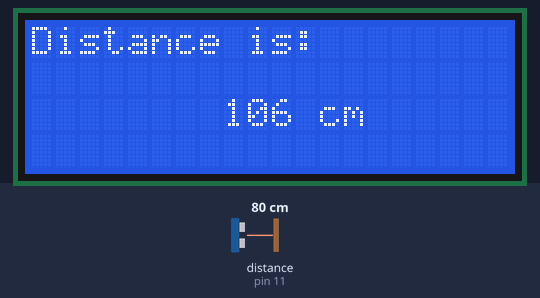
A sketch run on a simulated Arduino Uno, built with avr-gcc and run on an emulated ATmega328P. Shown: 20×4 character LCD. Wiring (inferred from the names in the program): ultrasonic range finder: trigger pin 10; echo pin 11. The test bench sets the inputs (shaded band); at power-on: distance to the obstacle (sensor on pin 11) 80 cm. The echo pulse lasts 58.3 µs per cm.

Above: at 3.2 s.
3.3 s: distance to the obstacle (sensor on pin 11) set to 5 cm
At 4.5 s:
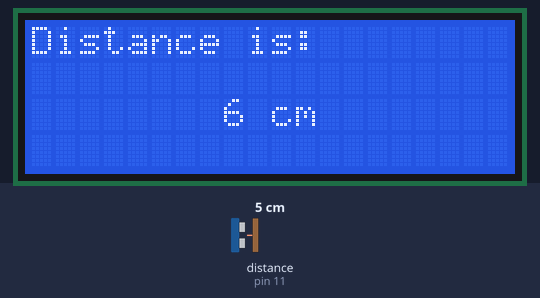
5.3 s: distance to the obstacle (sensor on pin 11) set to 2 cm
At 6.3 s:
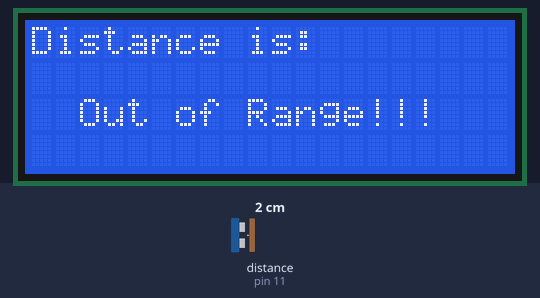
6.8 s: distance to the obstacle (sensor on pin 11) set to 299 cm
At 8.7 s:
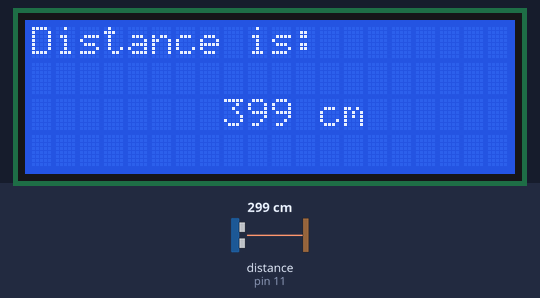
9.0 s: distance to the obstacle (sensor on pin 11) set to 2 cm
At 9.23 s:
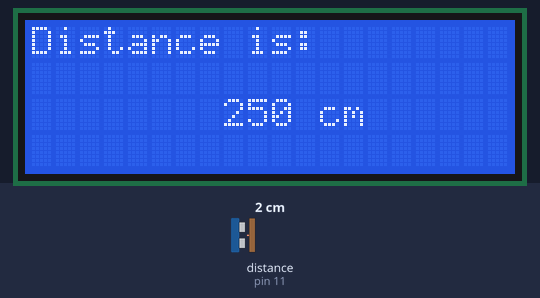
Timing chart, 0 to 12.0 s (numbered marks = the images above; inputs shaded):
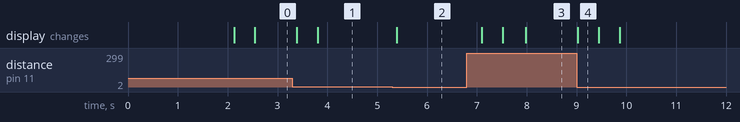

The sketch:

LCD_Ultrasonic.ino
```cpp
#include <Wire.h>
#include <LiquidCrystal_I2C.h>

LiquidCrystal_I2C lcd(0x27,20,4);  // set the LCD address to 0x20 for a 16 chars and 2 line display

#define trigPin 10
#define echoPin 11
#define noCounts 4

unsigned int distance, distanceOut, distanceOutOld;
unsigned long startAfter100ms;
unsigned long startAfter400ms;

void setup()
{
	lcd.init();
	lcd.backlight();
	lcd.print("RangeFinder v.1.0");
	delay(2000);

	pinMode(trigPin, OUTPUT);
	pinMode(echoPin, INPUT);
}

void loop()
{
	if (millis() >= startAfter100ms)
	{
		int distance = GetDistance();
		startAfter100ms = millis() + 100;
	}

	if (millis() >= startAfter400ms)
	{
		if (distanceOut >= 4 && distanceOut <= 400)
		{
			if (distanceOut != distanceOutOld)
			{
				lcd.clear();
				lcd.print("Distance is:");
				lcd.setCursor(8, 2);
				lcd.print(distanceOut);
				lcd.print(" cm");
				distanceOutOld = distanceOut;
				startAfter400ms = millis() + 400;
			}
		}
		else
		{
			lcd.clear();
			lcd.print("Distance is:");
			lcd.setCursor(2, 2);
			lcd.print("Out of Range!!!");
			distanceOutOld = distanceOut;
			startAfter400ms = millis() + 400;
		}
	}
}

int GetDistance()
{
	for (int i = 0; i < noCounts; i++)
	{
		digitalWrite(trigPin, HIGH);
		delayMicroseconds(1000);
		digitalWrite(trigPin, LOW);
		int duration = pulseIn(echoPin, HIGH);
		distance = duration/58;
		//distance = (duration/2) / 29.1;
		delayMicroseconds(1000);

		distanceOut += distance;
	}
	distanceOut /= noCounts;

	return distanceOut;
}
```

Measured:
- the behaviour switches between 4 and 3 cm on distance to the obstacle (sensor on pin 11) (found by bisection; images 1 and 2)
- after the input at 3.3 s, the display: first changes after 0.09 s (image 1 shows a later state)
- after the input at 5.3 s, the display: changes after 0.09 s (image 2)
- after the input at 6.8 s, the display: first changes after 0.30 s (image 3 shows a later state)
- after the input at 9.0 s, the display: changes at once (image 4)
- what the display in image 4 shows lasts 0.4 s, from 9.0 s to 9.4 s
